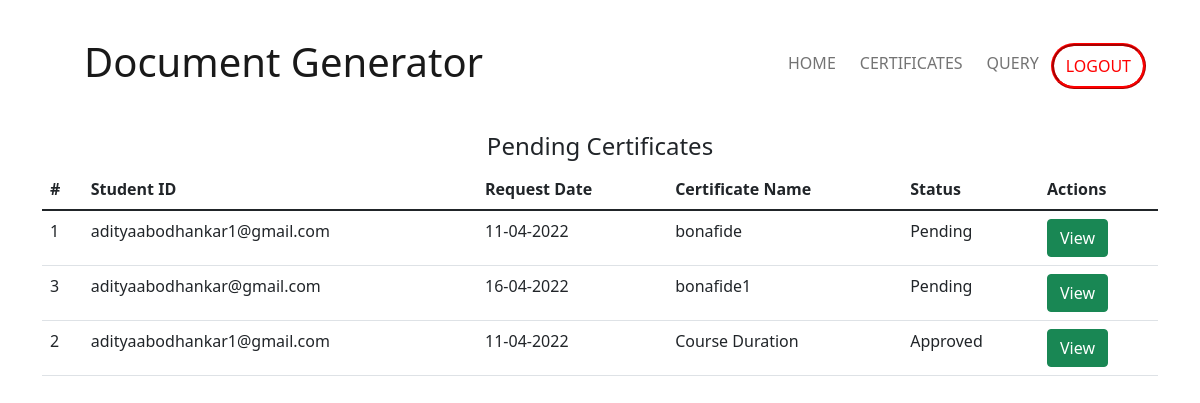
The app's page /admin_view_certificates with its own data.
### main/models.py (models this page shows)
class CertificateRequestModel(models.Model):
    id = models.AutoField(primary_key=True)
    student_id = models.CharField(max_length=100)
    name = models.CharField(max_length=100)
    request_date = models.CharField(max_length=20)
    issue_date = models.CharField(max_length=20, default="-")
    approved = models.BooleanField(default=False)
    status = models.CharField(default="Pending", max_length=30)
    url = models.CharField(max_length=200, default="#")

### main/views.py (the view)
# urls.py: path('admin_view_certificates', views.admin_certificates_page),
def admin_certificates_page(request):
    certificate_list = CertificateRequestModel.objects.order_by('request_date').order_by('approved').all()
    return render(request, 'admin_view_certificates.html', {'certificates': certificate_list})

### templates/admin_view_certificates.html (shortened to what this page needs)
<!DOCTYPE html>
<html lang="en">
<head>
    <link href="https://cdn.jsdelivr.net/npm/bootstrap@5.1.3/dist/css/bootstrap.min.css" rel="stylesheet"
>
</head>
<body>
    <div class="container">
        <nav class="navbar navbar-expand-lg navbar-light">
            <div class="container-fluid">
                <a class="navbar-brand" href="./#" style="padding: 30px;">
                    <h3 class="display-6">Document Generator</h3>
                </a>
                <div class="collapse navbar-collapse" id="navbarNav">
                    <ul class="navbar-nav ms-auto ">
                        <li class="nav-item">
                            <a class="nav-link" href="./">HOME</a>
                        </li>
                        <li class="nav-item">
                            <a class="nav-link" href="#">CERTIFICATES</a>
                        </li>
                        <li class="nav-item">
                            <a class="nav-link" href="#">QUERY</a>
                        </li>
                        <li class="nav-item">
                            <a class="nav-link" href="./logout" id="nav-login-btn">
                                LOGOUT
                            </a>
                        </li>
                    </ul>
                </div>
            </div>
        </nav>
    </div>
    <section id="requests">
        <div class="container" id="requests">
            <center>
                <h4>
                    Pending Certificates
                </h4>
            </center>
            <table class="table table-stripped table-hover">
                <thead>
                    <th>
                        #
                    </th>
                    <th>
                        Student ID
                    </th>
                    <th>
                        Request Date
                    </th>
                    <th>
                        Certificate Name
                    </th>
                    <th>
                        Status
                    </th>
                    <th>
                        Actions
                    </th>
                </thead>
                <tbody>
                    {% for certificate in certificates %}
                    <tr>
                        <td>
                            {{ certificate.id }}
                        </td>
                        <td>
                            {{ certificate.student_id}}
                        </td>
                        <td>
                            {{ certificate.request_date }}
                        </td>
                        <td>
                            {{ certificate.name }}
                        </td>
                        <td>
                            {{ certificate.status }}
                        </td>
                        <td>
                            <a href="#" class="btn btn-success">
                                View
                            </a>
                        </td>
                    </tr>
                    {% endfor %}
                </tbody>
            </table>
        </div>
    </section>
</body>
</html>

### templates/admin_view_certificates.html (style rules this page uses)
.nav-link { padding-left: 12px !important; padding-right: 12px !important; --border-color: purple; --border-width: 3px; --bottom-distance: 0px; display: inline-block; background-image: linear-gradient(var(--border-color), var(--border-color)); background-size: 0 var(--border-width); background-repeat: no-repeat; transition: background-size 0.3s; margin: 5px 0; background-position: 50% calc(100% - var(--bottom-distance)); }
#nav-login-btn { border-radius: 100px; border: ridge red; color: red; background: white; padding-left: 20px; padding-right: 20px; }

### records on screen
CertificateRequestModel: id "1", student_id "adityaabodhankar1@gmail.com", request_date "11-04-2022", name "bonafide", status "Pending"
CertificateRequestModel: id "3", student_id "adityaabodhankar@gmail.com", request_date "16-04-2022", name "bonafide1", status "Pending"
CertificateRequestModel: id "2", student_id "adityaabodhankar1@gmail.com", request_date "11-04-2022", name "Course Duration", status "Approved"
